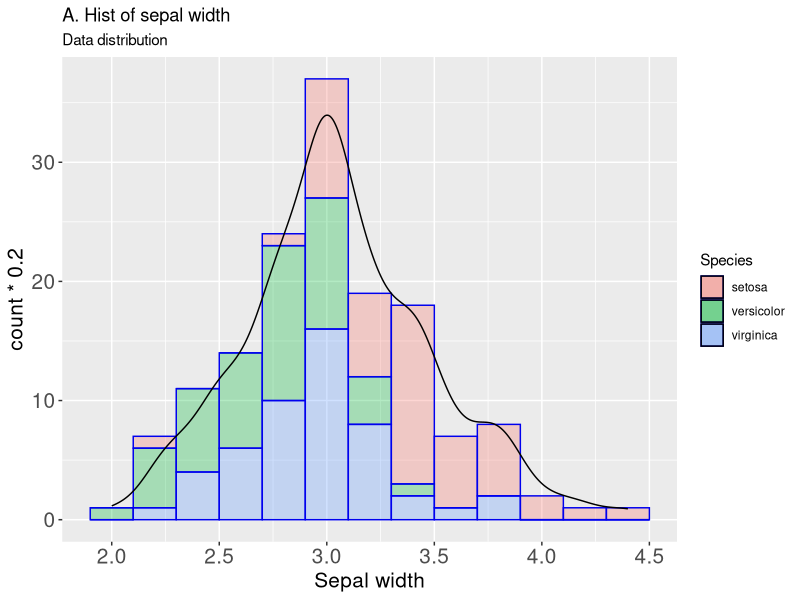
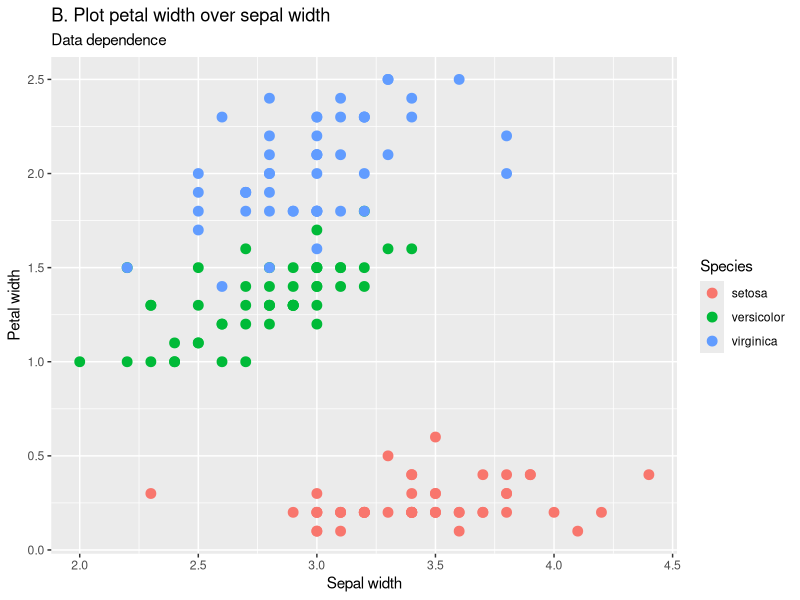
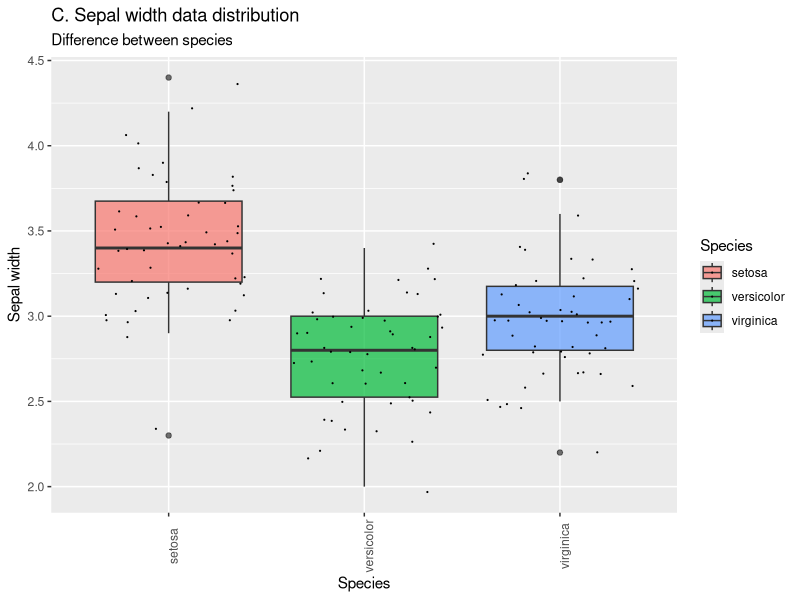
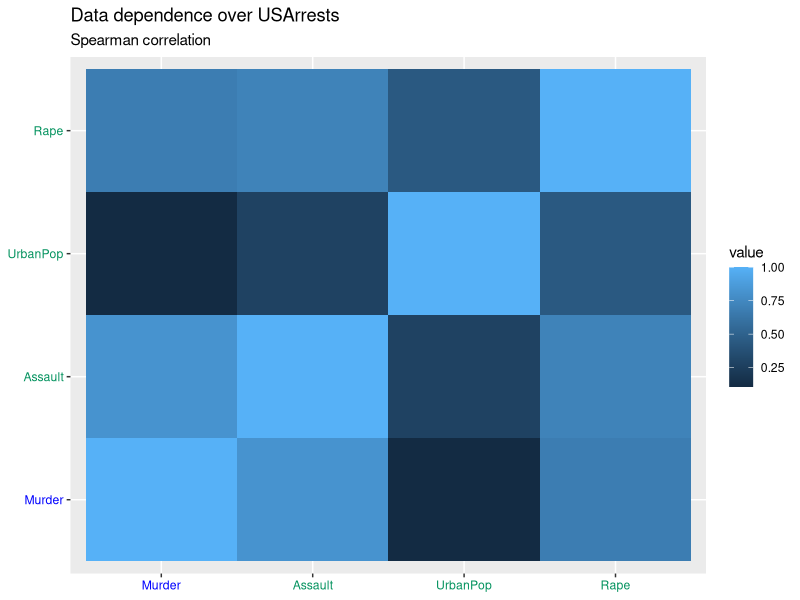
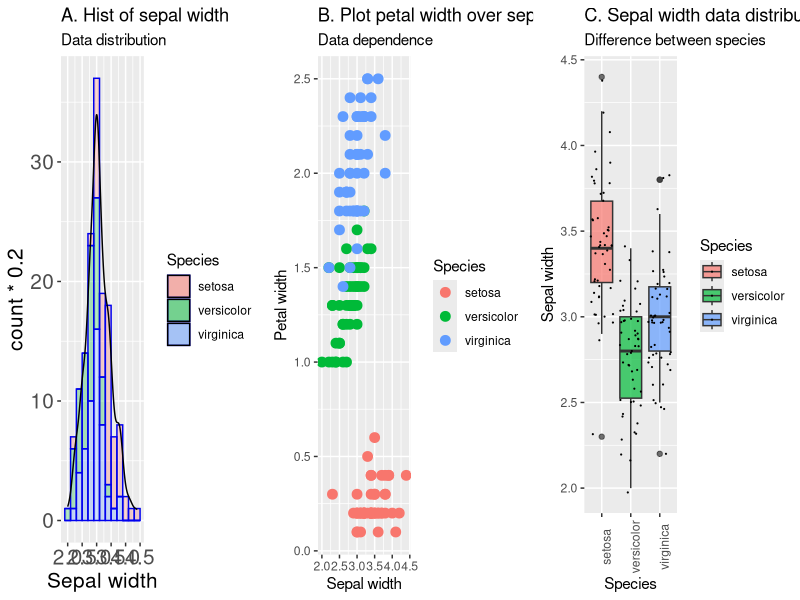

Reproduce these figures in R, in order.
#   Для датасета iris визуализировать:
#   • распределение Sepal.Width в виде гладкой линии и гистограммы (hist, plot-density-polygon)
# • подписать имена оси x, заголовок, подзаголовок, заполнить цветом гистограмму, 
# задать другим цветом границы столбцов гистограммы. 
# Увеличить размер шрифтов для осей в 2 раза(подписи и тики). 
library(ggplot2)

hist_plot <- ggplot(iris, aes(Sepal.Width, fill = Species)) +
  geom_histogram(alpha = .3, binwidth = 0.2, color = 'blue2') +
  geom_density(bw = 0.1, alpha = 0.3, 
               aes(group = 1, y = after_stat(count * 0.2)))+
  labs(title = "A. Hist of sepal width",
                   subtitle = "Data distribution",
                   x = "Sepal width") + 
  theme(
        axis.title.x = element_text(size = 15),
        axis.title.y = element_text(size = 15),
        axis.text.x = element_text(size = 15),
        axis.text.y = element_text(size = 15)
      )
hist_plot  


# • точечный график, на котором будет отображаться зависимость Petal.Width от Sepal.Width (plot). 
# Задать свой цвет, форму элементов для каждого значения Species. 
# Размер элементов должен быть равен 3. 

dots_plot <- ggplot(iris, aes(x = Sepal.Width, y= Petal.Width, color = Species)) +
             geom_point(size = 3) +
             labs(title = "B. Plot petal width over sepal width",
                 subtitle = "Data dependence",
                 x = "Sepal width",
                 y = "Petal width")

dots_plot

# • боксплоты+джиттерплоты для каждого значения Species(три боксплота на 1 графике). 
# Надписи по оси абсцисс развернуть под углом 90 градусов.


box_n_jitter <- ggplot(iris, aes(y = Sepal.Width, x = Species, fill = Species)) + 
                geom_boxplot(alpha = 0.7) +
                geom_jitter(size=0.1) + 
                labs(title = "C. Sepal width data distribution",
                     subtitle = "Difference between species",
                     x = "Species",
                     y = "Sepal width") +
                theme(axis.text.x = element_text(angle = 90))

box_n_jitter

# Для датасета USArrests визуализировать:
#   • визуализировать корреляцию Спирмена между столбцами (разные виды коррплотов). 
# Задать синим цветом надпись Murder и зеленым - Assault, UrbanPop, Rape

library(corrplot)
library(reshape2)

cormat <- cor(USArrests,method ="spearman")
melted_cormat <- melt(cormat)
head(melted_cormat)

LabelCol = c("blue", "#03925e", "#03925e", "#03925e")

heat_map <- ggplot(data = melted_cormat, aes(x=Var1, y=Var2, fill=value)) + 
  geom_tile() +
  theme(
    axis.title.x = element_blank(),
    axis.title.y = element_blank(),
    axis.text.x = element_text(colour=LabelCol[melted_cormat$Var1]), 
    axis.text.y = element_text(colour=LabelCol[melted_cormat$Var1])) +
  labs(title = "Data dependence over USArrests",
       subtitle = "Spearman correlation")

heat_map


# Сохранить первые 4 рисунка с шириной 7,5 дюймов и разрешением не менее 300 dpi, формат tiff
# Сохранить первые 4 рисунка как единый рисунок с 4 панелями. 
# Обозначить панели латинскими буквами в верхнем левом углу. 


library(cowplot)

pg <- plot_grid(hist_plot, dots_plot, box_n_jitter,ncol=3)
ggsave("hw4_plot1.png",dpi=300, width=15, height = 5)
